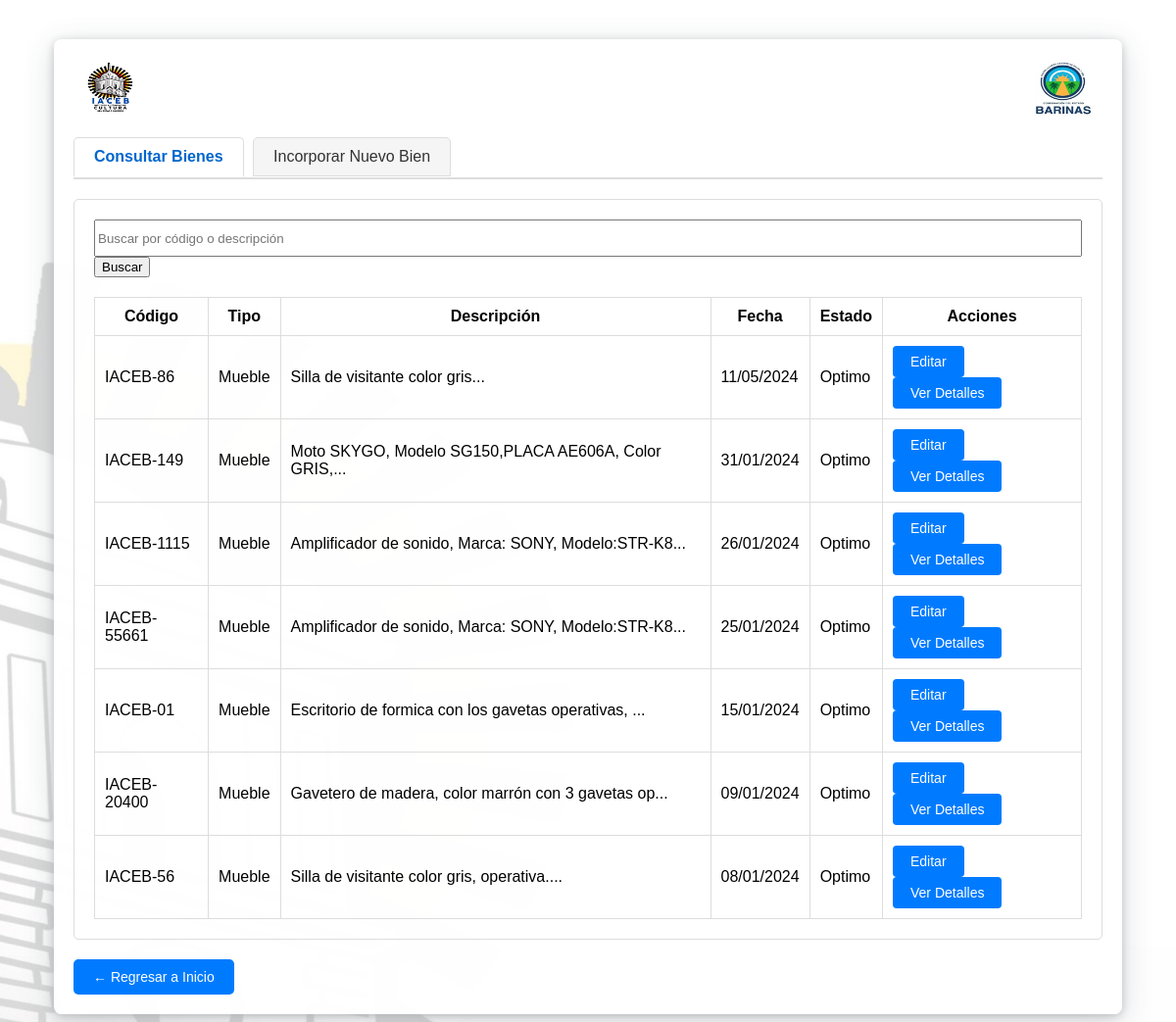
The app's page /incorporaciones.php with its own data.
### tables this page shows
CREATE TABLE `bienes_publicos` (
  `id` int(11) NOT NULL,
  `codigo_unico` varchar(50) NOT NULL,
  `tipo_bien` enum('Mueble','Inmueble') NOT NULL,
  `subcategoria` varchar(100) DEFAULT NULL,
  `descripcion` text NOT NULL,
  `fecha_adquisicion` date NOT NULL,
  `precio_adquisicion` decimal(12,2) DEFAULT NULL,
  `estado_conservacion` enum('Optimo','Regular','Deteriorado') NOT NULL,
  `ubicacion` varchar(100) DEFAULT NULL,
  `responsable_patrimonial` varchar(255) NOT NULL,
  `notas` text DEFAULT NULL,
  `documento_soporte` varchar(255) DEFAULT NULL,
  `cantidad` int(11) DEFAULT 1,
  `estado` varchar(20) DEFAULT 'Incorporado'
);

### incorporaciones.php (the view, shortened to what this page needs)
<?php
$con = conectar();
$error = '';
$success = '';
$resultados = [];
$accion = isset($_GET['accion']) ? $_GET['accion'] : 'consulta';
if ($accion == 'consulta') {
    if ($_SERVER["REQUEST_METHOD"] == "GET" && isset($_GET['busqueda']) && trim($_GET['busqueda']) !== '') {
        $busqueda = trim(mysqli_real_escape_string($con, $_GET['busqueda']));
        $sql = "SELECT id, codigo_unico, tipo_bien, descripcion,
                fecha_adquisicion, estado_conservacion
                FROM bienes_publicos
                WHERE estado = 'Incorporado'
                AND (codigo_unico LIKE '%$busqueda%' OR descripcion LIKE '%$busqueda%')
                ORDER BY fecha_adquisicion DESC";
    } else {
        $sql = "SELECT id, codigo_unico, tipo_bien, descripcion,
                fecha_adquisicion, estado_conservacion
                FROM bienes_publicos
                WHERE estado = 'Incorporado'
                ORDER BY fecha_adquisicion DESC";
    }
    $resultados = mysqli_query($con, $sql);
}
?>
<!DOCTYPE html>
<html>
<head>
</head>
<body>
<div class="container">
    <div style="display:flex;justify-content:space-between;align-items:center;margin-bottom:20px;">
        <img src="logo_iaceb.png" alt="Logo IACEB" style="height:60px;">
        <img src="logo_barinas.png" alt="Logo Barinas" style="height:60px;">
    </div>
    <div class="menu-interno">
        <a href="?accion=consulta" class="<?= $accion == 'consulta' ? 'activo' : '' ?>">Consultar Bienes</a>
        <a href="?accion=registro" class="<?= $accion == 'registro' ? 'activo' : '' ?>">Incorporar Nuevo Bien</a>
    </div>
    <div class="seccion-contenido">
        <?php if($accion == 'registro'): ?>
            <?php if($error): ?>
                <div class="error"><?= $error ?></div>
            <?php endif; ?>
            <?php if($success): ?>
                <div class="success"><?= $success ?></div>
            <?php endif; ?>
            <form method="POST" enctype="multipart/form-data" id="form-datos-bien">
                <table class="form-table">
                    <tr>
                        <td width="30%"><label>Código Único:</label></td>
                        <td><input type="text" name="codigo_unico" required></td>
                    </tr>
                    <tr>
                        <td><label>Tipo de Bien:</label></td>
                        <td>
                            <select name="tipo_bien" id="tipo_bien" onchange="actualizarSubcategorias()" required>
                                <option value="">Seleccionar...</option>
                                <option value="Mueble">Mueble</option>
                                <option value="Inmueble">Inmueble</option>
                            </select>
                        </td>
                    </tr>
                    <tr>
                        <td><label>Subcategoría:</label></td>
                        <td>
                            <select name="subcategoria" id="subcategoria" required>
                                <option value="">Seleccione tipo primero</option>
                            </select>
                        </td>
                    </tr>
                    <tr>
                        <td><label>Descripción:</label></td>
                        <td><textarea name="descripcion" rows="3" required oninput="autoResizeField(this)"></textarea></td>
                    </tr>
                    <tr>
                        <td><label>Fecha de Adquisición:</label></td>
                        <td><input type="date" name="fecha_adquisicion" required></td>
                    </tr>
                    <tr>
                        <td><label>Estado de Conservación:</label></td>
                        <td>
                            <select name="estado_conservacion" required>
                                <option value="Optimo">Óptimo</option>
                                <option value="Regular">Regular</option>
                                <option value="Deteriorado">Deteriorado</option>
                            </select>
                        </td>
                    </tr>
                    <tr>
                        <td><label>Responsable Patrimonial:</label></td>
                        <td><input type="text" name="responsable_patrimonial" required></td>
                    </tr>
                    <tr>
                        <td><label>Ubicación:</label></td>
                        <td>
                            <select name="ubicacion" required>
                                <option value="Gerencia de Patrimonio Cultural.">Gerencia de Patrimonio Cultural.</option>
                                <option value="Gerencia de Promoción y Difusión Cultural">Gerencia de Promoción y Difusión Cultural</option>
                                <option value="Presidencia">Presidencia</option>
                                <option value="Gerencia de Administración">Gerencia de Administración</option>
                                <option value="Recursos Humanos">Recursos Humanos</option>
                                <option value="Deposito">Deposito</option>
                                <option value="Escuela de Música">Escuela de Música</option>
                                <option value="Escuela de Artes Escénicas">Escuela de Artes Escénicas</option>
                                <option value="Escuela de Artes Plásticos">Escuela de Artes Plásticos</option>
                                <option value="Auditorio">Auditorio</option>
                                <option value="Banda del estado barinas">Banda del estado barinas</option>
                                <option value="Ateneo">Ateneo</option>
                                <option value="No Ubicados">No Ubicados</option>
                            </select>
                        </td>
                    </tr>
                    <tr>
                        <td><label>Precio de Adquisición:</label></td>
                        <td><input type="number" step="0.01" name="precio_adquisicion" required></td>
                    </tr>
                    <tr>
                        <td><label>Cantidad:</label></td>
                        <td><input type="number" name="cantidad" min="1" value="1" required></td>
                    </tr>
                    <tr>
                        <td><label>Observaciones:</label></td>
                        <td><textarea name="notas" rows="2" oninput="autoResizeField(this)"></textarea></td>
                    </tr>
                    <tr>
                        <td><label>Documento Soporte:</label></td>
                        <td><input type="file" name="documento_soporte" accept=".pdf,.jpg,.png"></td>
                    </tr>
                    <tr>
                        <td colspan="2" style="text-align:center;">
                            <button type="button" onclick="abrirModalClaveAccionRegistro()">Registrar Bien</button>
                        </td>
                    </tr>
                </table>
            </form>
            <div class="modal-bg" id="modalClaveAccionRegistro" style="display:none;">
                <div class="modal-content">
                    <h3>Clave de Acción</h3>
                    <form method="POST" enctype="multipart/form-data" id="form-modal-clave-accion-registro">
                        <input type="password" name="clave_accion" id="clave_accion_input_registro" placeholder="Clave de acción" required style="width:100%;margin-bottom:10px;">
                        <div style="text-align:center;">
                            <button type="submit" name="registrar_bien_final">Confirmar Registro</button>
                            <button type="button" onclick="cerrarModalClaveAccionRegistro()" class="action-btn action-btn-lista">Cancelar</button>
                        </div>
                    </form>
                </div>
            </div>
        <?php else: ?>
            <form method="GET" class="search-box">
                <input type="text" name="busqueda" placeholder="Buscar por código o descripción" value="<?= isset($_GET['busqueda']) ? htmlspecialchars($_GET['busqueda']) : '' ?>">
                <button type="submit">Buscar</button>
            </form>
            <?php if(!empty($resultados)): ?>
            <table class="results-table">
                <tr>
                    <th>Código</th>
                    <th>Tipo</th>
                    <th>Descripción</th>
                    <th>Fecha</th>
                    <th>Estado</th>
                    <th>Acciones</th>
                </tr>
                <?php while($bien = mysqli_fetch_assoc($resultados)): ?>
                <tr>
                    <td><?= htmlspecialchars($bien['codigo_unico']) ?></td>
                    <td><?= htmlspecialchars($bien['tipo_bien']) ?></td>
                    <td><?= htmlspecialchars(substr($bien['descripcion'], 0, 50)) ?>...</td>
                    <td><?= date('d/m/Y', strtotime($bien['fecha_adquisicion'])) ?></td>
                    <td><?= htmlspecialchars($bien['estado_conservacion']) ?></td>
                    <td>
                        <form method="POST" id="form-editar-<?= $bien['id'] ?>" style="display:inline;">
                            <button type="submit" name="editar_bien" class="action-btn">Editar</button>
                        </form>
                        <button type="button" class="action-btn" onclick="abrirModalDetalle(<?= $bien['id'] ?>)">Ver Detalles</button>
                    </td>
                </tr>
                <?php endwhile; ?>
            </table>
            <?php else: ?>
            <p>No se encontraron bienes que coincidan con la búsqueda.</p>
            <?php endif; ?>
        <?php endif; ?>
    </div>
    <a href="Inicio.php" class="back-button">← Regresar a Inicio</a>
</div>
</body>
</html>

### incorporaciones.php (style rules this page uses)
body { font-family: Arial, sans-serif; margin: 0; padding: 0; background-color: #f5f5f5; background-image: url('fondo_barinas.png'); background-repeat: no-repeat; background-position: center center; background-size: cover; }
.container { max-width: 1050px; width: 96%; margin: 40px auto 30px auto; padding: 20px; background: rgba(255,255,255,0.97); border-radius: 8px; box-shadow: 0 8px 32px rgba(44,62,80,0.18), 0 2px 10px #ccc; }
.menu-interno { margin-bottom: 20px; border-bottom: 2px solid #ddd; }
.menu-interno a { display: inline-block; padding: 10px 20px; text-decoration: none; color: #333; border: 1px solid #ddd; margin-right: 5px; border-radius: 5px 5px 0 0; background: #f5f5f5; }
.menu-interno a.activo { background: #fff; border-bottom: 2px solid #fff; color: #0066cc; font-weight: bold; }
.seccion-contenido { border: 1px solid #ddd; padding: 20px; border-radius: 5px; }
.search-box { margin-bottom: 20px; }
.results-table { width: 100%; border-collapse: collapse; margin-top: 20px; }
.results-table th, .results-table td { padding: 10px; border: 1px solid #ddd; }
.back-button { margin-top: 20px; display: inline-block; padding: 10px 20px; background-color: #007bff; color: white; text-decoration: none; border-radius: 5px; font-size: 14px; }
.action-btn { background-color: #007bff; color: white; border: none; padding: 8px 18px; border-radius: 4px; cursor: pointer; font-size: 14px; transition: background 0.2s; text-decoration: none; display: inline-block; }
input[type="text"] { width: 100%; min-height: 38px; box-sizing: border-box; }

### records on screen
bienes_publicos: codigo_unico "IACEB-86", tipo_bien "Mueble", descripcion "Silla de visitante color gris", fecha_adquisicion "11/05/2024", estado_conservacion "Optimo"
bienes_publicos: codigo_unico "IACEB-149", tipo_bien "Mueble", descripcion "Moto SKYGO, Modelo SG150,PLACA AE606A, Color GRIS,", fecha_adquisicion "31/01/2024", estado_conservacion "Optimo"
bienes_publicos: codigo_unico "IACEB-1115", tipo_bien "Mueble", descripcion "Amplificador de sonido, Marca: SONY, Modelo:STR-K8", fecha_adquisicion "26/01/2024", estado_conservacion "Optimo"
bienes_publicos: codigo_unico "IACEB-55661", tipo_bien "Mueble", descripcion "Amplificador de sonido, Marca: SONY, Modelo:STR-K8", fecha_adquisicion "25/01/2024", estado_conservacion "Optimo"
bienes_publicos: codigo_unico "IACEB-01", tipo_bien "Mueble", descripcion "Escritorio de formica con los gavetas operativas,", fecha_adquisicion "15/01/2024", estado_conservacion "Optimo"
bienes_publicos: codigo_unico "IACEB-20400", tipo_bien "Mueble", descripcion "Gavetero de madera, color marrón con 3 gavetas op", fecha_adquisicion "09/01/2024", estado_conservacion "Optimo"
bienes_publicos: codigo_unico "IACEB-56", tipo_bien "Mueble", descripcion "Silla de visitante color gris, operativa.", fecha_adquisicion "08/01/2024", estado_conservacion "Optimo"
